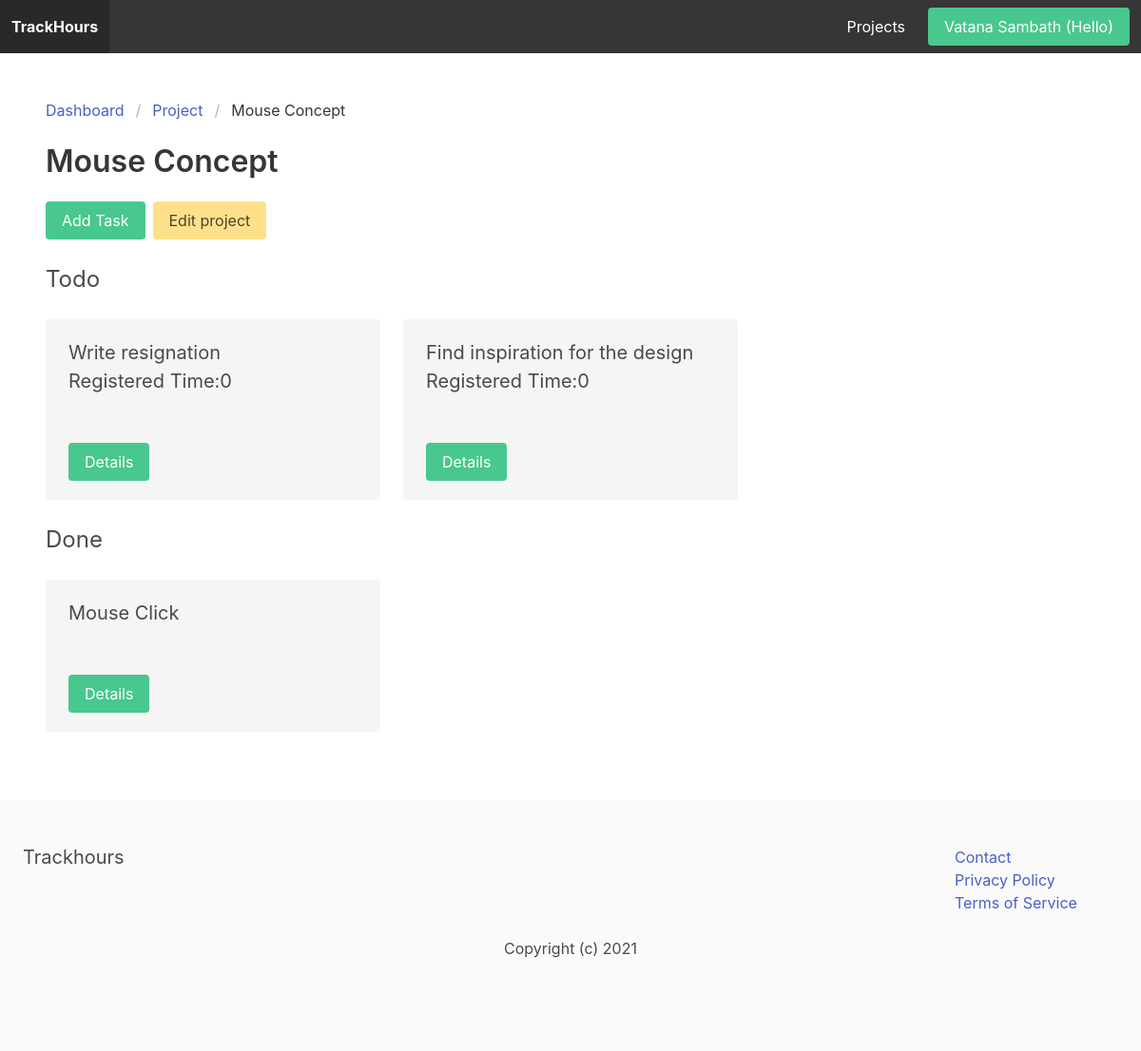
Page /projects/1/ (signed in) on the committed database.
### teams/models.py (models this page shows, shortened)
class Team(models.Model):
    ACTIVE = 'active'
    DELETED = 'deleted'
    CHOICES_STATUS = (
        (ACTIVE, 'Active'),
        (DELETED, 'Deleted')
    )
    title = models.CharField(max_length=255)
    members = models.ManyToManyField(User, related_name='teams')
    created_by = models.ForeignKey(User, related_name='created_teams', on_delete=models.CASCADE)
    created_at = models.DateTimeField(auto_now_add=True)
    status = models.CharField(max_length=10, choices=CHOICES_STATUS, default=ACTIVE)
    class Meta:
        ordering = ['title']

### project/models.py (models this page shows, shortened)
class Project(models.Model):
    team = models.ForeignKey(Team, related_name='projects', on_delete=models.CASCADE)
    title = models.CharField(max_length=255)
    created_by = models.ForeignKey(User, related_name='projects', on_delete=models.CASCADE)
    created_at = models.DateTimeField(auto_now_add=True)
    class Meta:
        ordering = ['title']

class Task(models.Model):
    TODO = 'todo'
    DONE = 'done'
    ARCHIVED = 'archived'
    CHOICES_STATUS = (
        (TODO, 'Todo'),
        (DONE, 'Done'),
        (ARCHIVED, 'Archived')
    )
    team = models.ForeignKey(Team, related_name='tasks', on_delete=models.CASCADE)
    project = models.ForeignKey(Project, related_name='tasks', on_delete=models.CASCADE)
    title = models.CharField(max_length=255)
    created_by = models.ForeignKey(User, related_name='tasks', on_delete=models.CASCADE)
    created_at = models.DateTimeField(auto_now_add=True)
    status = models.CharField(max_length=20, choices=CHOICES_STATUS, default=TODO)
    class Meta:
        ordering = ['-created_at']
    def registered_time(self):
        return sum(entry.minutes for entry in self.entries.all())

### project/views.py (the view)
# urls.py: path('projects/', include('project.urls')),
@login_required
def project(request, project_id):
    team = get_object_or_404(Team, pk=request.user.userprofile.active_team_id, status=Team.ACTIVE)
    project = get_object_or_404(Project, team=team, pk=project_id)
    if request.method == 'POST':
        title = request.POST.get('title')
        if title:
            task = Task.objects.create(team=team, project=project, created_by=request.user, title=title)
            messages.info(request, 'The task was added!')
            return redirect('project:project', project_id=project.id)
    tasks_todo = project.tasks.filter(status=Task.TODO)
    tasks_done = project.tasks.filter(status=Task.DONE)
    return render(request, 'project/project.html', {'team': team, 'project': project, 'tasks_todo': tasks_todo, 'tasks_done': tasks_done})

### teams/context_processors.py (called while the page is built)
def active_team(request):
    if request.user.is_authenticated:
        if request.user.userprofile.active_team_id:
            team = Team.objects.get(pk=request.user.userprofile.active_team_id)
            return {'active_team': team}
    return {'active_team': None}

### project/templates/project/project.html (shortened to what this page needs)
{% extends 'trackhours/index.html' %}
{% block content %}
    <div id="project-app">
        <nav class="breadcrumb" aria-label="breadcrumbs">
            <ul>
                <li><a href="#">Dashboard</a></li>
                <li><a href="{% url 'project:projects' %}" >Project</a></li>
                <li class="is-active"><a href="#" aria-current="page">{{ project.title }}</a></li>
            </ul>
        </nav>
        <div class="columns" id="project-app">
            <div class="column is-4">
                <h1 class="title">{{ project.title }}</h1>
                <div class="buttons">
                    <a @click="showAddTaskModal = !showAddTaskModal" class="button is-success">Add Task</a>
                    <a href="{% url 'project:edit_project' project.id %}" class="button is-warning">Edit project</a>
                </div>
            </div>
        </div>
        <div class="columns is-multiline">
            {% if tasks_todo %}
                <div class="column is-12">
                    <h2 class="is-size-4">Todo</h2>
                </div>
                {% for task in tasks_todo %}
                    <div class="column is-4">
                        <div class="notification">
                            <h3 class="is-size-5">{{ task.title }}</h3>
                            <h3 class="is-size-5">Registered Time:{{ task.registered_time }}</h3>
                            <hr>
                            <a href="{% url 'project:task' project.id task.id %}" class="button is-success">Details</a>
                        </div>
                    </div>
                {% endfor %}
            {% endif %}
            {% if tasks_done %}
                <div class="column is-12">
                    <h2 class="is-size-4">Done</h2>
                </div>
                {% for task in tasks_done %}
                    <div class="column is-4">
                        <div class="notification">
                            <h3 class="is-size-5">{{ task.title }}</h3>
                            <hr>
                            <a href="{% url 'project:task' project.id task.id %}" class="button is-success">Details</a>
                        </div>
                    </div>
                {% endfor %}
            {% endif %}
        </div>
    </div>
{% endblock %}

### trackhours/templates/trackhours/index.html (shortened to what this page needs)
<!Doctype HTML>
<html>
    <head>
        <link rel="stylesheet"  type="text/css" href="https://cdn.jsdelivr.net/npm/bulma@0.9.1/css/bulma.min.css"</link>
    </head>
    <body>
        <nav class="navbar{% if request.user.is_authenticated %} is-dark {% else %} is-light {% endif %}">
            <div class="navbar-brand">
                <a href="/" class="navbar-item"><strong>TrackHours</strong></a>
            </div>
            <div class="navbar-menu">
                <div class="navbar-end">
                    {% if not request.user.is_authenticated %}
                        <a href="{% url 'plans' %}" class="navbar-item">Plans</a>
                    {% else %}
                        <a href="{% url 'project:projects' %}" class="navbar-item">Projects</a>
                    {% endif %}
                    <div class="navbar-item">
                        <div class="buttons">
                            {% if request.user.is_authenticated %}
                                <a href="{% url 'myaccount' %}" class="button is-success">{% firstof request.user.get_full_name request.user.username %}{% if active_team %} ({{ active_team.title }}){% endif %}</a>
                            {% else %}
                                <a href="{% url 'signup' %}" class="button is-success"><strong>Sign Up</strong>
                                <a href="{% url 'login' %}" class="button">Log In</a>
                            {% endif %}
                        </div>
                    </div>
                </div>
            </div>
        </nav>
        <section class="section">
            {% block content %}
            {% endblock %}
        </section>
       <footer class="footer">
            <div class="columns is-multiline">
                <div class="column is-4">
                    <h2 class="subtitle">Trackhours</h2>
                </div>
                <div class="column is-offset-6 is-2">
                    <ul>
                        <li><a href="#">Contact</a></li>
                        <li><a href="{% url 'privacy' %}">Privacy Policy</a></li>
                        <li><a href="{% url 'terms' %}">Terms of Service</a></li>
                    </ul>
                </div>
                <div  class="column is-12 has-text-centered">
                    <p>Copyright (c) 2021</p>
                </div>
            </div>
        </footer>
    </body>
</html>

### rows in the picture
Team: title "Hello"
Project: title "Mouse Concept"
Task: title "Write resignation", registered_time "0"
Task: title "Find inspiration for the design", registered_time "0"
Task: title "Mouse Click"
